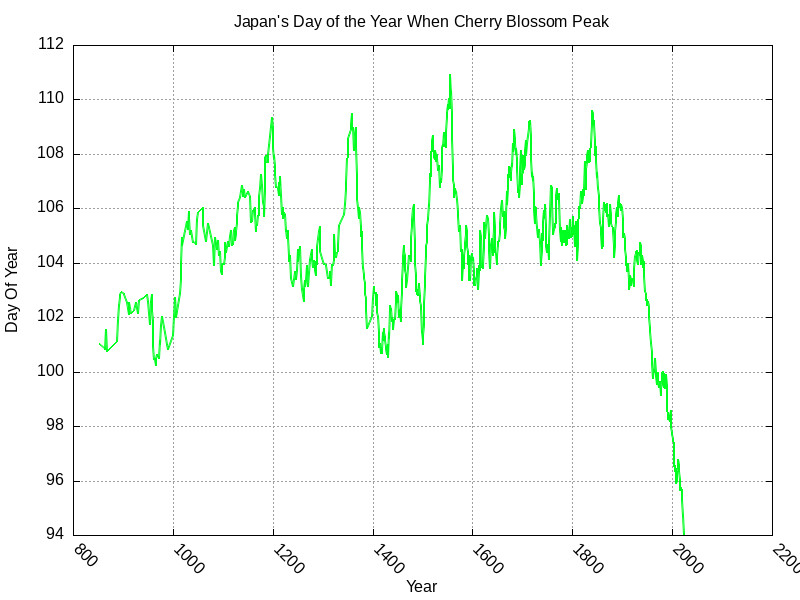

This figure's gnuplot source:
set terminal jpeg size 800,600
set output "blossons.jpeg"
set datafile separator ","
unset key 
set title "Japan's Day of the Year When Cherry Blossom Peak"
set xlabel "Year"
set ylabel "Day Of Year"
set grid
# set xdata time
# set timefmt "%Y"
# set format x "%Y"
set linetype 1 linewidth 2
set xtics rotate by -45
plot "blossoms.csv" using 1:2 with lines  linecolor rgb "#0000FF20" 
#     "" using 2:12 with filledcurves x1 linecolor rgb "#FFA50040" title 'Heart', \
#     "" using 2:14 with filledcurves x1 linecolor rgb "#00FF0020" title 'Road', \
#     "" using 2:15 with filledcurves x1 linecolor rgb "#80808040" title 'Total'
